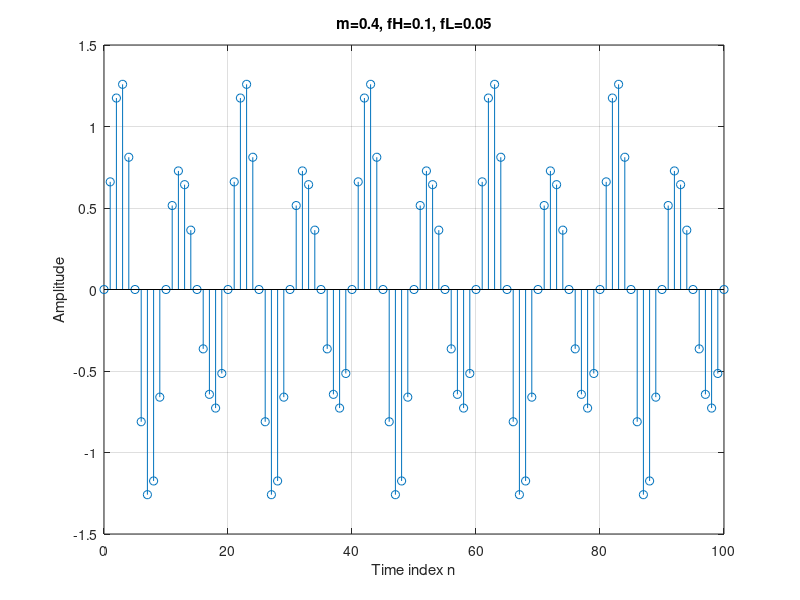

Write the MATLAB code that produced this figure.
% Program P1_6
% Generation of amplitude modulated sequence
clf;
n = 0:100;	
m = 0.4;fH = 0.1; fL = 0.05;				
xH = sin(2*pi*fH*n);
xL = sin(2*pi*fL*n);
y = (1+m*xL).*xH;
stem(n,y);grid;
xlabel('Time index n');ylabel('Amplitude');
title('m=0.4, fH=0.1, fL=0.05')